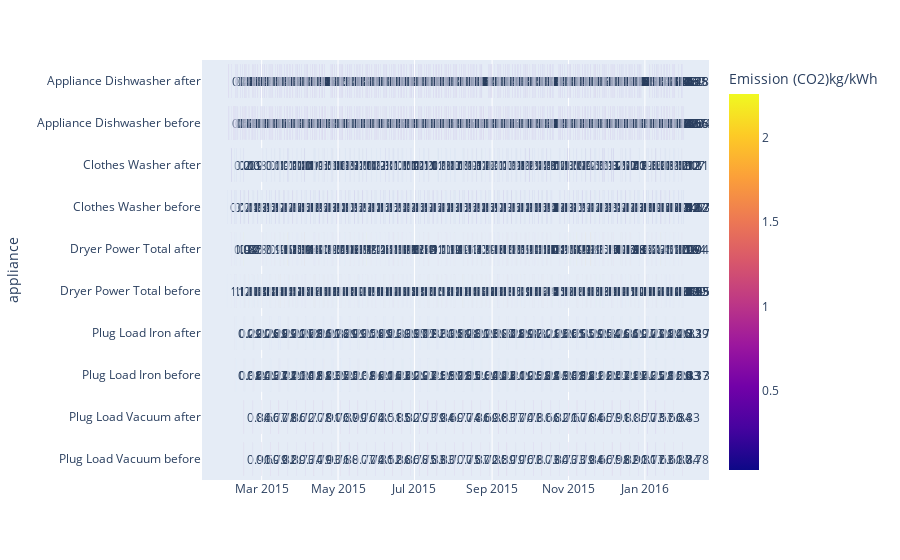

Here is the notebook cell this chart was saved with:
### Code cell
%%time
fig = px.timeline(appliance_job_list, x_start="start", x_end="end", y="appliance", color='Emission (CO2)kg/kWh', text='Emission (CO2)kg/kWh', category_orders={"appliance": ['Appliance Dishwasher after',
 'Appliance Dishwasher before',
 'Clothes Washer after',
 'Clothes Washer before',
 'Dryer Power Total after',
 'Dryer Power Total before',
 'Plug Load Iron after',
 'Plug Load Iron before',
 'Plug Load Vacuum after',
 'Plug Load Vacuum before']})
fig.update_layout(template='plotly')

### Figure 1 — Plotly figure (JSON) as saved in the notebook; plotly's stock layout.template omitted (floating-point values rounded to 4 significant figures; data arrays with more than 128 entries replaced by an {"elided": "..."} marker saying what was removed)
{"data": [{"alignmentgroup": "True", "base": {"elided": "1666 str values"}, "hovertemplate": "start=%{base}<br>end=%{x}<br>appliance=%{y}<br>Emission (CO2)kg/kWh=%{marker.color}<extra></extra>", "legendgroup": "", "marker": {"color": {"elided": "1666 float values"}, "coloraxis": "coloraxis"}, "name": "", "offsetgroup": "", "orientation": "h", "showlegend": false, "text": {"elided": "1666 float values"}, "textposition": "auto", "x": {"elided": "1666 float values"}, "xaxis": "x", "y": {"elided": "1666 str values"}, "yaxis": "y", "type": "bar"}], "layout": {"xaxis": {"anchor": "y", "domain": [0.0, 1.0], "type": "date"}, "yaxis": {"anchor": "x", "domain": [0.0, 1.0], "title": {"text": "appliance"}, "categoryorder": "array", "categoryarray": ["Plug Load Vacuum before", "Plug Load Vacuum after", "Plug Load Iron before", "Plug Load Iron after", "Dryer Power Total before", "Dryer Power Total after", "Clothes Washer before", "Clothes Washer after", "Appliance Dishwasher before", "Appliance Dishwasher after"]}, "coloraxis": {"colorbar": {"title": {"text": "Emission (CO2)kg/kWh"}}, "colorscale": [[0.0, "#0d0887"], [0.1111, "#46039f"], [0.2222, "#7201a8"], [0.3333, "#9c179e"], [0.4444, "#bd3786"], [0.5556, "#d8576b"], [0.6667, "#ed7953"], [0.7778, "#fb9f3a"], [0.8889, "#fdca26"], [1.0, "#f0f921"]]}, "legend": {"tracegroupgap": 0}, "margin": {"t": 60}, "barmode": "overlay"}}
